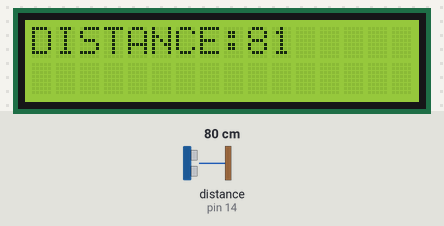
A sketch run on a simulated Arduino Uno, built with avr-gcc and run on an emulated ATmega328P. On the bench: 16×2 character LCD. Inputs (shaded band) come from the test bench; at power-on: distance to the obstacle (sensor on pin 14) 80 cm. The echo pulse lasts 58.3 µs per cm; what the sketch prints to the serial monitor is not drawn.

Above: at 1.2 s.
1.3 s: distance to the obstacle (sensor on pin 14) set to 2 cm
At 3.8 s:
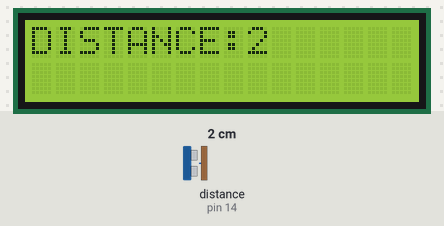
5.5 s: distance to the obstacle (sensor on pin 14) set to 4 cm
At 7.9 s:
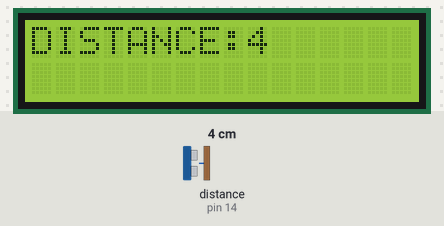
9.6 s: distance to the obstacle (sensor on pin 14) set to 9 cm
At 11.9 s:
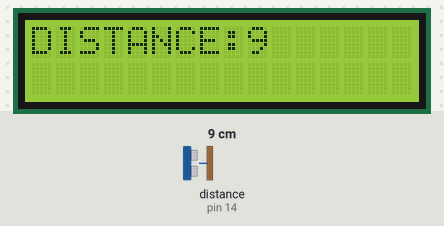
Timing chart, 0 to 13.4 s (numbered marks = the images above; inputs shaded):
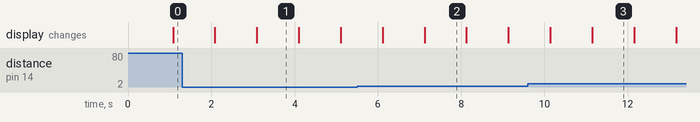

Measured:
- after the input at 1.3 s, the display: first differs from a run without the input after 1.8 s (image 1)
- after the input at 5.5 s, the display: first differs from a run without the input after 1.6 s (image 2)
- after the input at 9.6 s, the display: first differs from a run without the input after 1.6 s (image 3)
- what the display in image 1 shows lasts 1.0 s, from 3.1 s to 4.1 s

The sketch:

6.To_Measure_Distance_using_Ultrasonic_Sensor.ino
```cpp
#include<NewPing.h>
#include<LiquidCrystal_I2C.h>
#include<Wire.h>
#define TRIGGER_PIN 12
#define ECHO_PIN 14
#define MAX_DISTANCE 200
int lcdrows = 2;
int lcdcolumns = 16;
LiquidCrystal_I2C lcd(0x27,lcdcolumns, lcdrows);
NewPing sonar(TRIGGER_PIN, ECHO_PIN, MAX_DISTANCE);

void setup() {
  // put your setup code here, to run once:
  Serial.begin(9600);
  lcd.init();
  lcd.backlight();
}

void loop() {
  // put your main code here, to run repeatedly:
  unsigned int uS = sonar.ping_cm();
  Serial.print("DISTANCE:");
  Serial.println(uS);
  delay(1000);
  lcd.setCursor(0,0);
  lcd.print("DISTANCE:");
  lcd.print(uS);
  delay(1000);
  lcd.clear();
}
```
